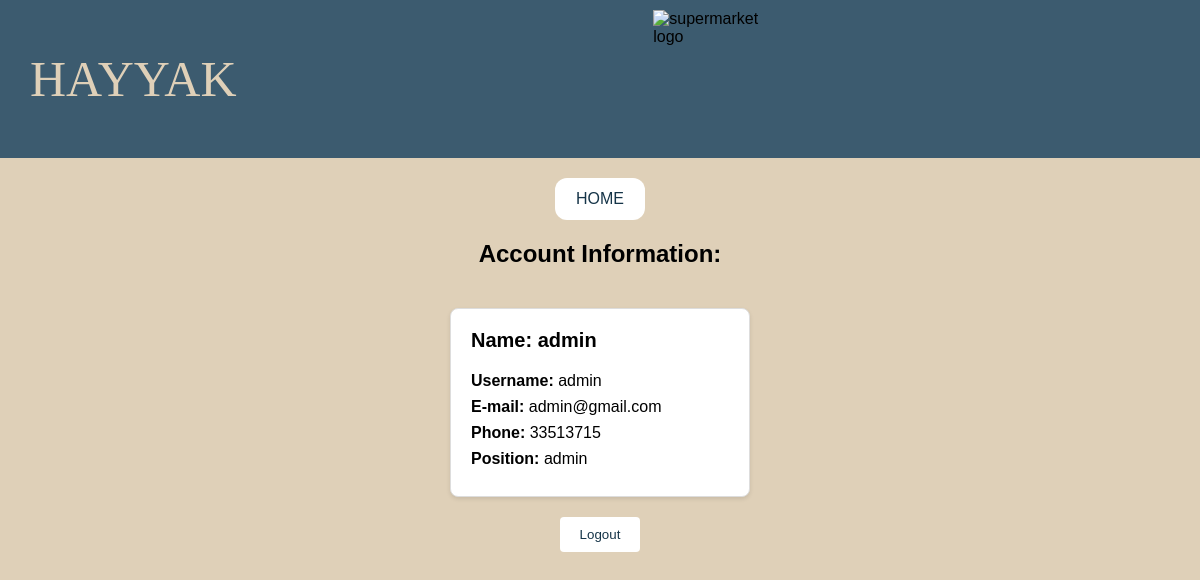
/staff_AcInfo.php (signed in), run on the app's committed database.
### tables this page shows
CREATE TABLE `staff` (
  `sid` int(11) NOT NULL,
  `sname` text NOT NULL,
  `susername` text NOT NULL,
  `semail` text NOT NULL,
  `spass` text NOT NULL,
  `sphone` int(8) NOT NULL,
  `position` text NOT NULL
);

### staff_AcInfo.php (the view, shortened to what this page needs)
<!DOCTYPE html>
<html>
<head>
    <link rel="stylesheet" href="staff_AcInfo.css">
</head>
<body>
    <header>
        <p>HAYYAK</p>
        <img id="img2" src="Images/lo.png" alt="supermarket logo">
    </header>
    <div class="home">
    <a href="staff.php" > HOME </a>
    </div>
    <div class="cards-container">
        <?php
        $susername = $_SESSION['susername'];
        try {
            $db = new PDO("mysql:host=localhost; dbname=333tst; charset=utf8", 'root', '');
            $db->setAttribute(PDO::ATTR_ERRMODE, PDO::ERRMODE_EXCEPTION);
            $query = "SELECT * FROM staff WHERE susername = :susername";
            $stmt = $db->prepare($query);
            $stmt->bindParam(':susername', $susername);
            $stmt->execute();
            $staff = $stmt->fetchAll(PDO::FETCH_ASSOC);
            echo "<h2>Account Information:</h2>";
            if ($staff) {
                foreach ($staff as $staffinfo) {
                    echo "<div class='card'>";
                    echo "<h3>Name: {$staffinfo['sname']}</h3>";
                    echo "<p><strong>Username:</strong> {$staffinfo['susername']}</p>";
                    echo "<p><strong>E-mail:</strong> {$staffinfo['semail']}</p>";
                    echo "<p><strong>Phone:</strong> {$staffinfo['sphone']}</p>";
                    echo "<p><strong>Position:</strong> {$staffinfo['position']}</p>";
                    echo "</div>";
                }
            } else {
                echo "No staff member found.";
            }
        } catch (PDOException $e) {
            echo "<script>showAlert('Connection failed: ' . {$e->getMessage()} )</script>";
        }
        ?>
    </div>
    <form action="logout.php" method="POST">
        <button type="submit">Logout</button>
    </form>
</body>
</html>

### staff_AcInfo.css (style rules this page uses)
body { font-family: Arial, sans-serif; margin: 0; padding: 0; color: #153448 #3C5B6F #948979 #DFD0B8; background-color: #DFD0B8; }
header { background-color:#3C5B6F; display: flex; }
header p { font-size: 50px; font-family: 'Times New Roman', Times, serif; color: #DFD0B8; margin-left: 30px; }
#img2 { padding-top: 10px; padding-bottom: 10px; height: 130px; width: 130px; margin:0 auto; }
h2 { margin: 20px 0; text-align: center; width: 100%; }
.home { justify-content: center; display: flex; }
.home a { text-align: center; width: 50px; border-radius: 12px; padding:12px 20px; margin-top:20px; text-decoration: none; color: #153448; background-color: white; transition: 0.3s; }
.cards-container { display: flex; flex-wrap: wrap; gap: 20px; justify-content: center; }
.card { background-color: #fff; border: 1px solid #ddd; border-radius: 8px; box-shadow: 0 2px 4px rgba(0, 0, 0, 0.1); padding: 20px; width: 300px; box-sizing: border-box; }
.card h3 { margin-top: 0; font-size: 20px; }
.card p { margin: 8px 0; font-size: 16px; }
button { display: block; margin: 20px auto; padding: 10px 20px; background-color: #fff; color: #153448; border: none; border-radius: 4px; cursor: pointer; transition: 0.3s; }

### data on the page
staff: sname "admin", susername "admin", semail "admin@gmail.com", sphone "33513715", position "admin"
